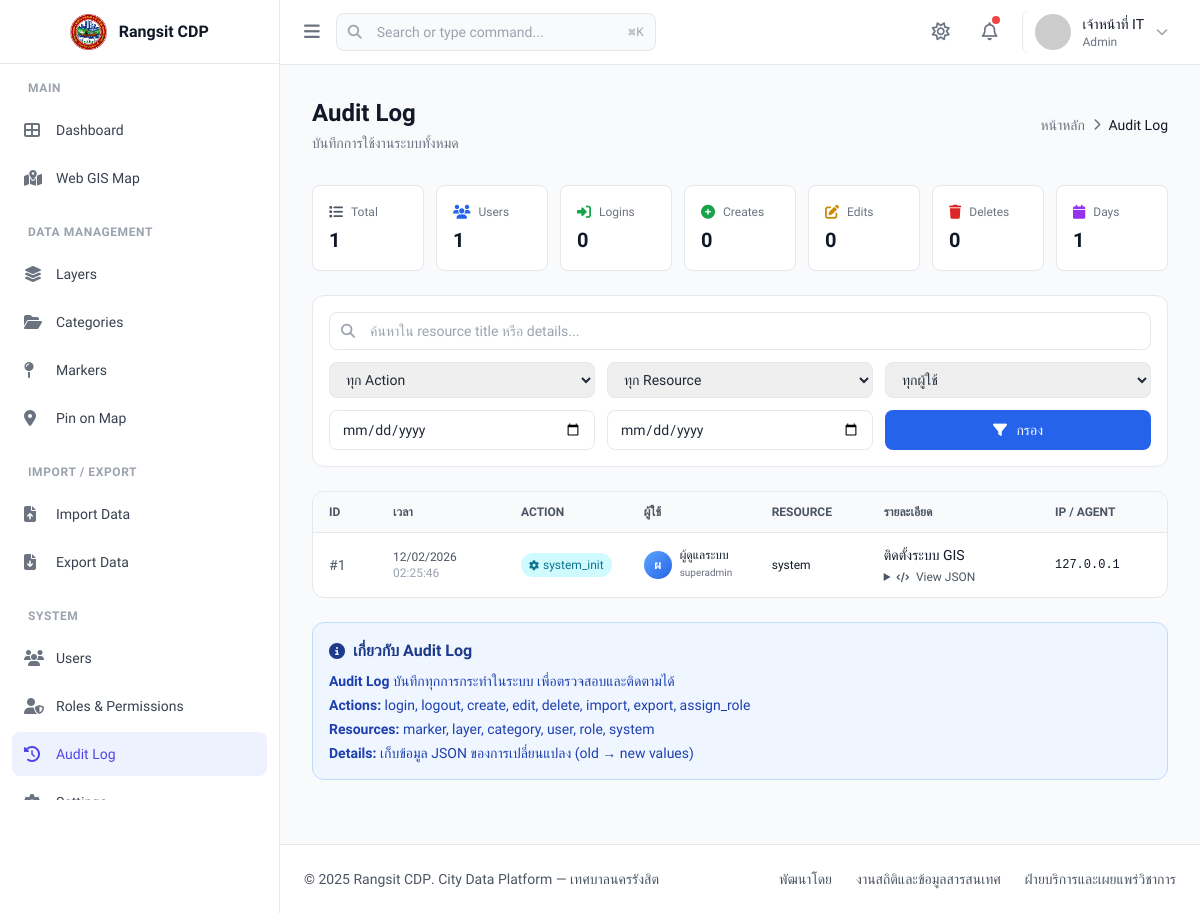
/admin/audit-log.php (signed in), run on the app's committed database.
### tables this page shows
CREATE TABLE `gis_users` (
  `id` INT(11) NOT NULL AUTO_INCREMENT,
  `username` VARCHAR(50) NOT NULL,
  `email` VARCHAR(150) NOT NULL,
  `password_hash` VARCHAR(255) NOT NULL COMMENT 'password_hash() PHP',
  `full_name` VARCHAR(100) NOT NULL COMMENT 'ชื่อ-นามสกุล',
  `phone` VARCHAR(20) DEFAULT NULL,
  `avatar` VARCHAR(500) DEFAULT NULL COMMENT 'รูปโปรไฟล์',
  `department` VARCHAR(100) DEFAULT NULL COMMENT 'แผนก/ฝ่าย',
  `position` VARCHAR(100) DEFAULT NULL COMMENT 'ตำแหน่ง',
  `is_active` TINYINT(1) DEFAULT 1 COMMENT '1=ใช้งาน 0=ระงับ',
  `last_login_at` DATETIME DEFAULT NULL,
  `last_login_ip` VARCHAR(45) DEFAULT NULL,
  `login_count` INT(11) DEFAULT 0,
  `password_changed_at` DATETIME DEFAULT NULL,
  `remember_token` VARCHAR(100) DEFAULT NULL,
  `created_at` TIMESTAMP DEFAULT CURRENT_TIMESTAMP,
  `updated_at` TIMESTAMP DEFAULT CURRENT_TIMESTAMP ON UPDATE CURRENT_TIMESTAMP,
  PRIMARY KEY (`id`),
  UNIQUE KEY `uk_username` (`username`),
  UNIQUE KEY `uk_email` (`email`),
  KEY `idx_active` (`is_active`)
);

CREATE TABLE `gis_audit_log` (
  `id` BIGINT NOT NULL AUTO_INCREMENT,
  `user_id` INT(11) DEFAULT NULL COMMENT 'ใครทำ (NULL=system)',
  `action` VARCHAR(50) NOT NULL COMMENT 'login/logout/create/edit/delete/import/export/assign_role',
  `resource_type` VARCHAR(50) DEFAULT NULL COMMENT 'marker/layer/category/user/role',
  `resource_id` INT(11) DEFAULT NULL COMMENT 'ID ของ resource',
  `resource_title` VARCHAR(255) DEFAULT NULL COMMENT 'ชื่อ resource ณ ตอนนั้น',
  `details` JSON DEFAULT NULL COMMENT 'รายละเอียดการเปลี่ยนแปลง (old→new)',
  `ip_address` VARCHAR(45) DEFAULT NULL,
  `user_agent` VARCHAR(500) DEFAULT NULL,
  `created_at` TIMESTAMP DEFAULT CURRENT_TIMESTAMP,
  PRIMARY KEY (`id`),
  KEY `idx_user` (`user_id`),
  KEY `idx_action` (`action`),
  KEY `idx_resource` (`resource_type`, `resource_id`),
  KEY `idx_created` (`created_at`),
  CONSTRAINT `fk_audit_user` FOREIGN KEY (`user_id`) REFERENCES `gis_users`(`id`) ON DELETE SET NULL
);

### admin/audit-log.php (the view, shortened to what the rows shown need)
<?php
require_once __DIR__ . '/../config/auth.php';
$db = getDB();
$page = max(1, (int)($_GET['page'] ?? 1));
$perPage = 50;
$offset = ($page - 1) * $perPage;
$where = [];
$params = [];
$whereSQL = $where ? 'WHERE ' . implode(' AND ', $where) : '';
$stmt = $db->prepare("
    SELECT a.*, u.username, u.full_name
    FROM gis_audit_log a
    LEFT JOIN gis_users u ON u.id = a.user_id
    {$whereSQL}
    ORDER BY a.id DESC
    LIMIT {$perPage} OFFSET {$offset}
");
$stmt->execute($params);
$logs = $stmt->fetchAll();
$users = $db->query("SELECT id, username, full_name FROM gis_users ORDER BY username")->fetchAll();
function getActionColor($action) {
    $colors = [
        'login' => 'blue',
        'logout' => 'gray',
        'create' => 'green',
        'edit' => 'yellow',
        'delete' => 'red',
        'import' => 'purple',
        'export' => 'indigo',
        'assign_role' => 'pink',
        'system_init' => 'cyan'
    ];
    return $colors[$action] ?? 'gray';
}
function getActionIcon($action) {
    $icons = [
        'login' => 'fa-sign-in-alt',
        'logout' => 'fa-sign-out-alt',
        'create' => 'fa-plus-circle',
        'edit' => 'fa-edit',
        'delete' => 'fa-trash',
        'import' => 'fa-file-import',
        'export' => 'fa-file-export',
        'assign_role' => 'fa-user-shield',
        'system_init' => 'fa-cog'
    ];
    return $icons[$action] ?? 'fa-circle';
}
?>
<?php include __DIR__ . "/../template-layout/header.php"; ?>
<div id="mainContent" class="main-expanded transition-all duration-300 min-h-screen flex flex-col">
    <?php include __DIR__ . "/../template-layout/navbar.php"; ?>
    <main class="flex-1 p-6 lg:p-8">
        <div class="mb-8">
            <div class="flex items-center justify-between mb-2">
                <div>
                    <h1 class="text-2xl font-semibold text-gray-900">Audit Log</h1>
                </div>
            </div>
        </div>
        <div class="bg-white rounded-xl border border-gray-200 overflow-hidden">
            <div class="overflow-x-auto">
                <table class="w-full">
                    <thead class="bg-gray-50 border-b border-gray-200">
                        <tr>
                            <th class="px-4 py-3 text-left text-xs font-semibold text-gray-600 uppercase w-16">ID</th>
                            <th class="px-4 py-3 text-left text-xs font-semibold text-gray-600 uppercase w-32">เวลา</th>
                            <th class="px-4 py-3 text-left text-xs font-semibold text-gray-600 uppercase w-24">Action</th>
                            <th class="px-4 py-3 text-left text-xs font-semibold text-gray-600 uppercase w-32">ผู้ใช้</th>
                            <th class="px-4 py-3 text-left text-xs font-semibold text-gray-600 uppercase w-28">Resource</th>
                            <th class="px-4 py-3 text-left text-xs font-semibold text-gray-600 uppercase">รายละเอียด</th>
                            <th class="px-4 py-3 text-left text-xs font-semibold text-gray-600 uppercase w-32">IP / Agent</th>
                        </tr>
                    </thead>
                    <tbody class="divide-y divide-gray-200">
                        <?php if (empty($logs)): ?>
                        <tr>
                            <td colspan="7" class="px-4 py-8 text-center text-gray-500">
                                <i class="fas fa-inbox text-4xl mb-2 text-gray-300"></i>
                                <p>ไม่พบบันทึก</p>
                            </td>
                        </tr>
                        <?php else: ?>
                        <?php foreach ($logs as $log): ?>
                        <?php
                        $color = getActionColor($log['action']);
                        $icon = getActionIcon($log['action']);
                        ?>
                        <tr class="hover:bg-gray-50 text-sm">
                            <td class="px-4 py-3 text-gray-600">#<?= $log['id'] ?></td>
                            <td class="px-4 py-3 text-xs text-gray-600">
                                <?= date('d/m/Y', strtotime($log['created_at'])) ?><br>
                                <span class="text-gray-400"><?= date('H:i:s', strtotime($log['created_at'])) ?></span>
                            </td>
                            <td class="px-4 py-3">
                                <span class="inline-flex items-center px-2 py-1 rounded-full text-xs font-medium bg-<?= $color ?>-100 text-<?= $color ?>-700">
                                    <i class="fas <?= $icon ?> text-[10px] mr-1"></i>
                                    <?= htmlspecialchars($log['action']) ?>
                                </span>
                            </td>
                            <td class="px-4 py-3">
                                <?php if ($log['user_id']): ?>
                                <div class="flex items-center gap-2">
                                    <div class="w-7 h-7 bg-gradient-to-br from-blue-400 to-blue-600 rounded-full flex items-center justify-center text-white text-xs font-semibold">
                                        <?= mb_strtoupper(mb_substr($log['full_name'] ?? 'U', 0, 1, 'UTF-8'), 'UTF-8') ?>
                                    </div>
                                    <div>
                                        <p class="font-medium text-gray-900 text-xs"><?= htmlspecialchars($log['full_name'] ?? 'Unknown') ?></p>
                                        <p class="text-[10px] text-gray-500"><?= htmlspecialchars($log['username'] ?? '') ?></p>
                                    </div>
                                </div>
                                <?php else: ?>
                                <span class="text-xs text-gray-400 italic">System</span>
                                <?php endif; ?>
                            </td>
                            <td class="px-4 py-3">
                                <?php if ($log['resource_type']): ?>
                                <p class="font-medium text-gray-900 text-xs"><?= htmlspecialchars($log['resource_type']) ?></p>
                                <?php else: ?>
                                <span class="text-xs text-gray-400">-</span>
                                <?php endif; ?>
                            </td>
                            <td class="px-4 py-3">
                                <?php if ($log['resource_title']): ?>
                                <p class="text-gray-900 font-medium mb-1"><?= htmlspecialchars($log['resource_title']) ?></p>
                                <?php endif; ?>
                                <?php if ($log['details']): ?>
                                <details class="text-xs text-gray-600">
                                    <summary class="cursor-pointer hover:text-blue-600">
                                        <i class="fas fa-code text-[10px] mr-1"></i>
                                        View JSON
                                    </summary>
                                </details>
                                <?php endif; ?>
                            </td>
                            <td class="px-4 py-3 text-xs">
                                <?php if ($log['ip_address']): ?>
                                <p class="text-gray-900 font-mono"><?= htmlspecialchars($log['ip_address']) ?></p>
                                <?php endif; ?>
                            </td>
                        </tr>
                        <?php endforeach; ?>
                        <?php endif; ?>
                    </tbody>
                </table>
            </div>
        </div>
    </main>
</div>
<?php include __DIR__ . "/../template-layout/scripts.php"; ?>
</body>
</html>

### template-layout/navbar.php (shortened to what the rows shown need)
<?php
$_user = currentUser();
$_displayName = $_user ? htmlspecialchars($_user['full_name']) : 'Guest';
$_roleName = $_user ? htmlspecialchars($_user['role_name']) : '';
?>
<header class="bg-white border-b border-gray-200 sticky top-0 z-20">
    <div class="flex items-center justify-between px-6 h-16">
        <div class="flex items-center space-x-4">
            <div class="relative" id="userDropdown">
                <button onclick="document.getElementById('userMenu').classList.toggle('hidden')"
                        class="flex items-center space-x-3 pl-3 border-l border-gray-200 cursor-pointer hover:bg-gray-50 rounded-lg px-2 py-1 transition-colors">
                    <div class="hidden lg:block text-left">
                        <p class="text-sm font-medium text-gray-900"><?= $_displayName ?></p>
                        <p class="text-xs text-gray-500"><?= $_roleName ?></p>
                    </div>
                </button>
            </div>
        </div>
    </div>
</header>

### data on the page
gis_users: full_name "เจ้าหน้าที่ IT"
gis_audit_log: id "1", created_at "12/02/2026", created_at "02:25:46", action "system_init", user.full_name "ผ", user.full_name "ผู้ดูแลระบบ", user.username "superadmin", resource_type "system", resource_title "ติดตั้งระบบ GIS", ip_address "127.0.0.1"

### other printed values
$label "Dashboard Web GIS Map Layers Categories Markers Pin on Map Import Data Export Data Users Roles & Permissions Audit Log"
$_roleName "Admin"
$stats['total'] "1"
$stats['unique_users'] "1"
$stats['logins'] "0"
$stats['creates'] "0"
$stats['edits'] "0"
$stats['deletes'] "0"
$stats['active_days'] "1"
